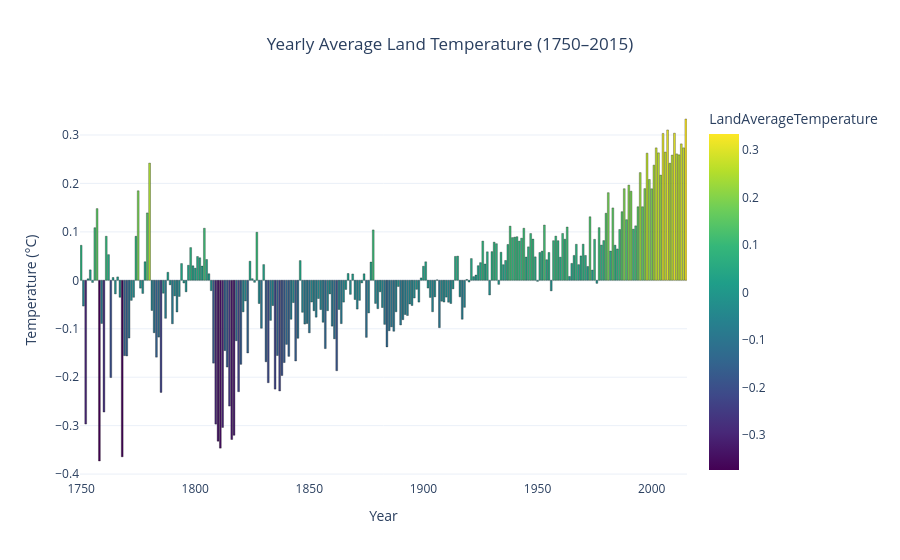

The notebook cell saved with this chart:
### Markdown cell above
# Customize bars

### Code cell
# Create yearly average
yearly_temp = (
    data.groupby(data['dt'].dt.year)['LandAverageTemperature']
    .mean()
    .reset_index()
)

yearly_temp.columns = ['Year', 'LandAverageTemperature']

# Create bar chart
fig = px.bar(
    yearly_temp,
    x='Year',
    y='LandAverageTemperature',
    title='Yearly Average Land Temperature (1750–2015)',
    color='LandAverageTemperature',
    color_continuous_scale='Viridis'
)

fig.update_traces(
    marker_line_color='black',
    marker_line_width=0.3
)

fig.update_layout(
    template='plotly_white',
    title_x=0.5,
    xaxis_title='Year',
    yaxis_title='Temperature (°C)'
)

fig.show()

### Figure 1 — Plotly figure (JSON) as saved in the notebook; plotly's stock layout.template omitted (floating-point values rounded to 4 significant figures; data arrays with more than 128 entries replaced by an {"elided": "..."} marker saying what was removed)
{"data": [{"hovertemplate": "Year=%{x}<br>LandAverageTemperature=%{marker.color}<extra></extra>", "legendgroup": "", "marker": {"color": {"elided": "266 float values"}, "coloraxis": "coloraxis", "line": {"color": "black", "width": 0.3}, "pattern": {"shape": ""}}, "name": "", "orientation": "v", "showlegend": false, "textposition": "auto", "type": "bar", "x": {"elided": "266 int values"}, "xaxis": "x", "y": {"elided": "266 float values"}, "yaxis": "y"}], "layout": {"barmode": "relative", "coloraxis": {"colorbar": {"title": {"text": "LandAverageTemperature"}}, "colorscale": [[0, "#440154"], [0.1111, "#482878"], [0.2222, "#3e4989"], [0.3333, "#31688e"], [0.4444, "#26828e"], [0.5556, "#1f9e89"], [0.6667, "#35b779"], [0.7778, "#6ece58"], [0.8889, "#b5de2b"], [1, "#fde725"]]}, "legend": {"tracegroupgap": 0}, "title": {"text": "Yearly Average Land Temperature (1750–2015)", "x": 0.5}, "xaxis": {"anchor": "y", "domain": [0, 1], "title": {"text": "Year"}}, "yaxis": {"anchor": "x", "domain": [0, 1], "title": {"text": "Temperature (°C)"}}}}
